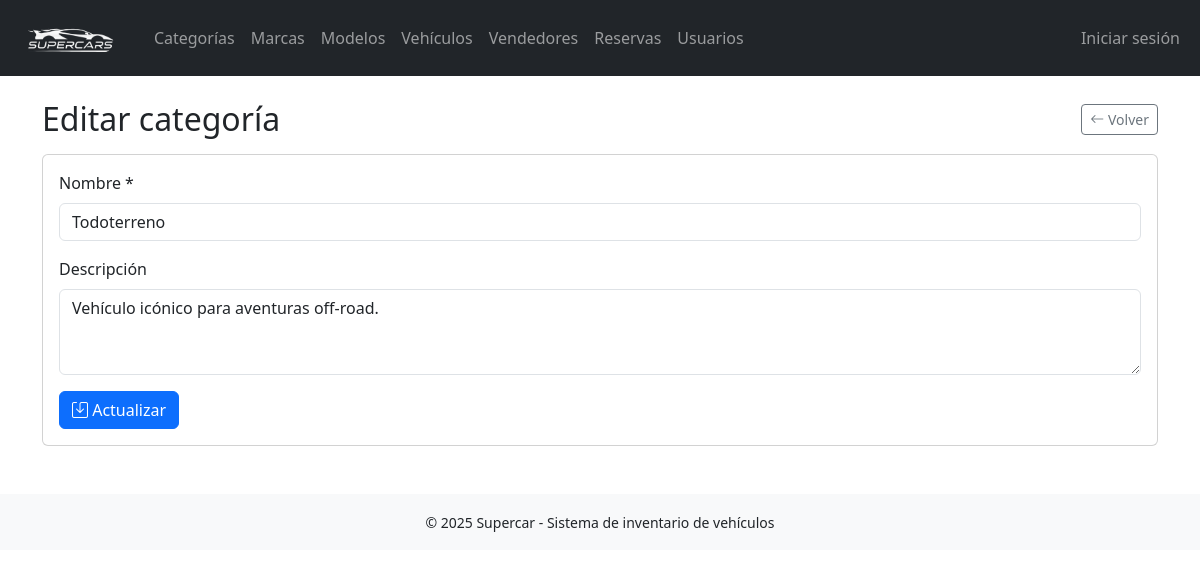
Page /categorias/editar.php?id=3 on the committed database.
### tables this page shows
CREATE TABLE `categorias` (
  `id_categoria` int(11) NOT NULL,
  `nombre` varchar(100) NOT NULL,
  `descripcion` text DEFAULT NULL
);

### categorias/editar.php (the view, shortened to what this page needs)
<?php
require_once '../config/db.php';
$id = isset($_GET['id']) ? (int)$_GET['id'] : 0;
$stmt = $pdo->prepare("SELECT * FROM categorias WHERE id_categoria = :id");
$stmt->execute([':id' => $id]);
$categoria = $stmt->fetch();
$nombre = $categoria['nombre'];
$descripcion = $categoria['descripcion'];
require_once '../includes/header.php';
?>
<div class="d-flex justify-content-between align-items-center mb-3">
    <h2 class="mb-0">Editar categoría</h2>
    <a href="listar.php" class="btn btn-outline-secondary btn-sm">
        <i class="bi bi-arrow-left"></i> Volver
    </a>
</div>
<div class="card">
    <div class="card-body">
        <form method="post">
            <div class="mb-3">
                <label for="nombre" class="form-label">Nombre *</label>
                <input type="text" id="nombre" name="nombre" class="form-control"
                       value="<?= htmlspecialchars($nombre) ?>" required>
            </div>
            <div class="mb-3">
                <label for="descripcion" class="form-label">Descripción</label>
                <textarea id="descripcion" name="descripcion" class="form-control" rows="3"><?= htmlspecialchars($descripcion) ?></textarea>
            </div>
            <button type="submit" class="btn btn-primary">
                <i class="bi bi-save"></i> Actualizar
            </button>
        </form>
    </div>
</div>
<?php require_once '../includes/footer.php'; ?>

### rows in the picture
categorias: nombre "Todoterreno", descripcion "Vehículo icónico para aventuras off-road."
